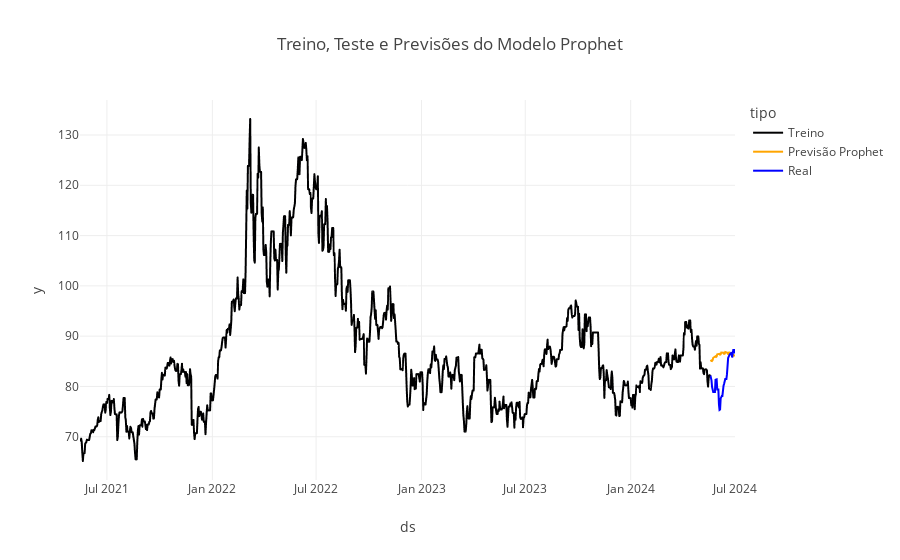

The code cell stored with this chart in its notebook:
### Code cell
# Plotar o gráfico das previsões do modelo Prophet
plot_forecast_prophet('Prophet', treino_prophet, forecast_df3, forecast_col='yhat')
